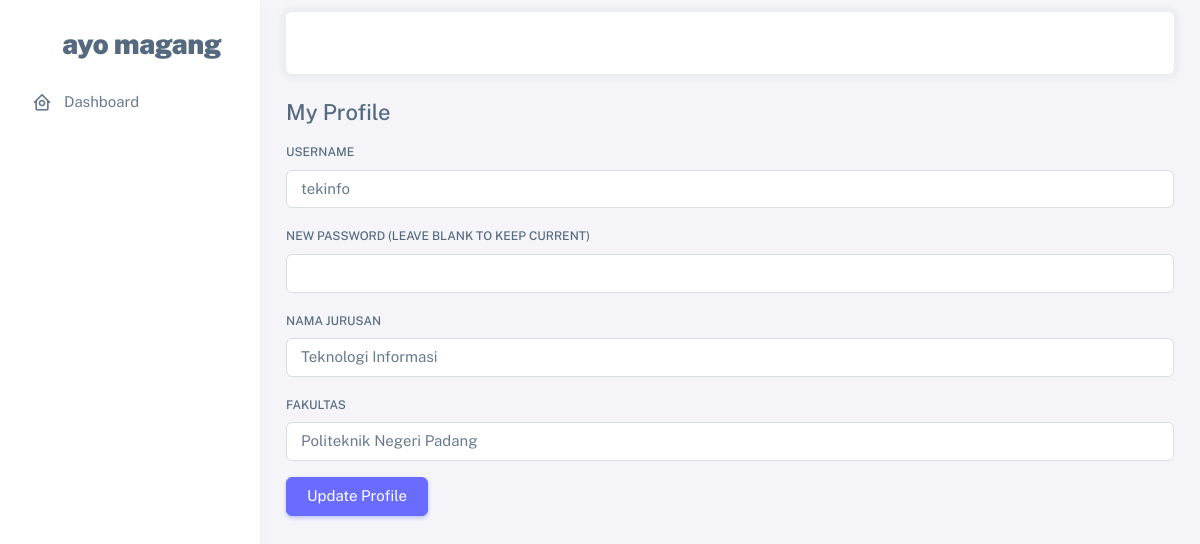
Page /profile.php (signed in) on the committed database.
### tables this page shows
CREATE TABLE `users` (
  `id` int(11) NOT NULL,
  `username` varchar(50) NOT NULL,
  `password` varchar(255) NOT NULL,
  `role` tinyint(4) NOT NULL CHECK (`role` in (1,2,3,4)),
  `email` varchar(100) NOT NULL,
  `created_at` timestamp NOT NULL DEFAULT current_timestamp()
);

CREATE TABLE `jurusan` (
  `id` int(11) NOT NULL,
  `user_id` int(11) NOT NULL,
  `nama` varchar(100) NOT NULL,
  `fakultas` varchar(100) NOT NULL
);

### profile.php (the view, shortened to what this page needs)
<?php
include 'config.php';
$user_id = $_SESSION['user_id'];
$role = $_SESSION['role'];
$stmt = $pdo->prepare("SELECT * FROM users WHERE id = ?");
$stmt->execute([$user_id]);
$user = $stmt->fetch();
$data = [];
if ($role == 2) {
  $stmt = $pdo->prepare("SELECT * FROM mahasiswa WHERE user_id = ?");
  $stmt->execute([$user_id]);
  $data = $stmt->fetch();
} elseif ($role == 3) {
  $stmt = $pdo->prepare("SELECT * FROM perusahaan WHERE user_id = ?");
  $stmt->execute([$user_id]);
  $data = $stmt->fetch();
} elseif ($role == 4) {
  $stmt = $pdo->prepare("SELECT * FROM jurusan WHERE user_id = ?");
  $stmt->execute([$user_id]);
  $data = $stmt->fetch();
}
?>
<!DOCTYPE html>
<html lang="en" class="light-style layout-menu-fixed" dir="ltr" data-theme="theme-default" data-assets-path="../assets/" data-template="vertical-menu-template-free">
<head>
  <link rel="stylesheet" href="../assets/vendor/fonts/boxicons.css" />
  <link rel="stylesheet" href="../assets/vendor/css/core.css" class="template-customizer-core-css" />
  <link rel="stylesheet" href="../assets/vendor/css/theme-default.css" class="template-customizer-theme-css" />
  <link rel="stylesheet" href="../assets/css/demo.css" />
  <link rel="stylesheet" href="../assets/vendor/libs/perfect-scrollbar/perfect-scrollbar.css" />
  <link rel="stylesheet" href="../assets/vendor/libs/apex-charts/apex-charts.css" />
</head>
<body>
  <div class="layout-wrapper layout-content-navbar">
    <div class="layout-container">
      <aside id="layout-menu" class="layout-menu menu-vertical menu bg-menu-theme">
        <div class="app-brand demo">
          <a href="index.html" class="app-brand-link">
            <span class="app-brand-logo demo">
              <svg width="25" viewBox="0 0 25 42" version="1.1" xmlns="http://www.w3.org/2000/svg" xmlns:xlink="http://www.w3.org/1999/xlink">
              </svg>
            </span>
            <span class="app-brand-text demo menu-text fw-bolder ms-2">Ayo Magang</span>
          </a>
        </div>
        <ul class="menu-inner py-1">
          <li class="menu-item">
            <a href="<?php echo ($role == 1 ? 'index.php' : ($role == 2 ? 'mahasiswa_dashboard.php' : ($role == 3 ? 'perusahaan_dashboard.php' : 'jurusan_dashboard.php'))); ?>" class="menu-link">
              <i class="menu-icon tf-icons bx bx-home-circle"></i>
              <div>Dashboard</div>
            </a>
          </li>
        </ul>
      </aside>
      <div class="layout-page">
        <nav class="layout-navbar container-xxl navbar navbar-expand-xl navbar-detached align-items-center bg-navbar-theme" id="layout-navbar">
        </nav>
        <div class="content-wrapper">
          <div class="container-xxl flex-grow-1 container-p-y">
            <h4>My Profile</h4>
            <form method="post">
              <div class="mb-3">
                <label for="username" class="form-label">Username</label>
                <input type="text" class="form-control" id="username" name="username" value="<?php echo htmlspecialchars($user['username']); ?>" required>
              </div>
              <div class="mb-3">
                <label for="password" class="form-label">New Password (leave blank to keep current)</label>
                <input type="password" class="form-control" id="password" name="password">
              </div>
              <?php if ($role == 2): ?>
                <div class="mb-3">
                  <label for="nama" class="form-label">Nama</label>
                  <input type="text" class="form-control" id="nama" name="nama" value="<?php echo htmlspecialchars($data['nama'] ?? ''); ?>" required>
                </div>
              <?php elseif ($role == 4): ?>
                <div class="mb-3">
                  <label for="nama" class="form-label">Nama Jurusan</label>
                  <input type="text" class="form-control" id="nama" name="nama" value="<?php echo htmlspecialchars($data['nama'] ?? ''); ?>" required>
                </div>
                <div class="mb-3">
                  <label for="fakultas" class="form-label">Fakultas</label>
                  <input type="text" class="form-control" id="fakultas" name="fakultas" value="<?php echo htmlspecialchars($data['fakultas'] ?? ''); ?>" required>
                </div>
              <?php endif; ?>
              <button type="submit" class="btn btn-primary">Update Profile</button>
            </form>
          </div>
        </div>
      </div>
    </div>
  </div>
</body>
</html>

### assets/css/demo.css (style rules this page uses)
.menu .app-brand.demo { height: 64px; margin-top: 12px; }
.app-brand-logo.demo svg { width: 22px; height: 38px; }
.app-brand-text.demo { font-size: 1.75rem; letter-spacing: -0.5px; text-transform: lowercase; }

### rows in the picture
users: username "tekinfo"
jurusan: nama "Teknologi Informasi", fakultas "Politeknik Negeri Padang"
